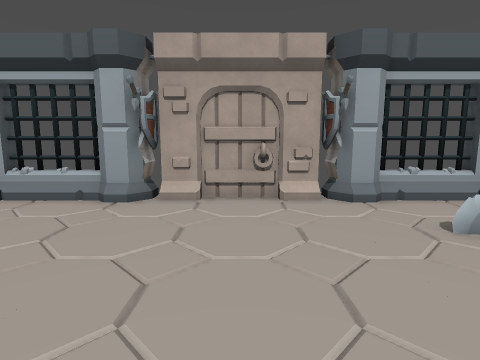
View 1 (above)

12 first-person views from a walk through a 3-D level made in the Godot game engine. The camera is 1.5 m above the floor, tilts 8° down and sees 80° across. The floor is counted in squares, 1 m on a side. Each view is taken from the middle of a square. On the plan, view 1 faces up. The plan holds only what a view shows up to about 14 squares ahead; the rest is blank. The place goes on beyond the plan.

View 2
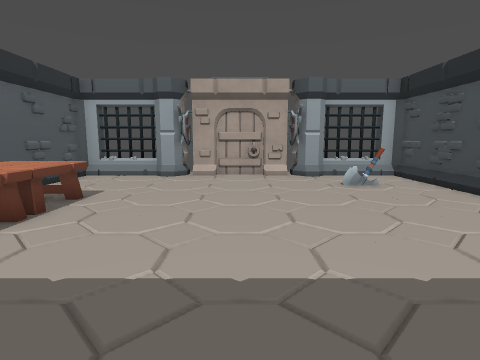

View 3
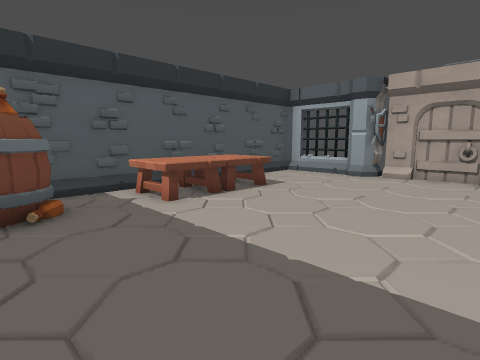

View 4
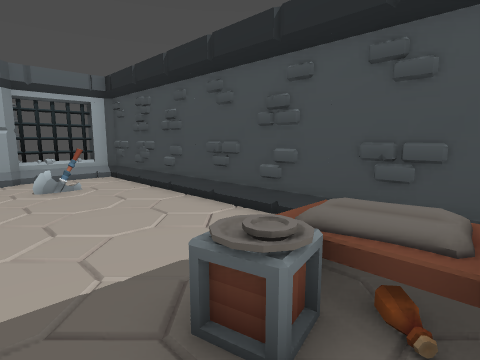

View 5
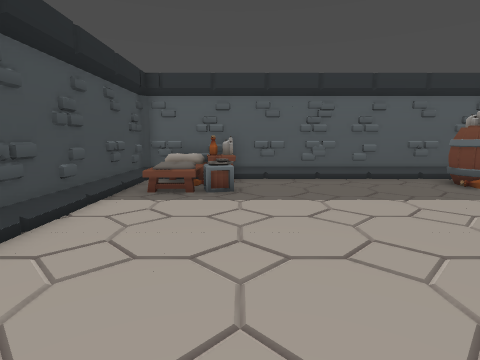

View 6
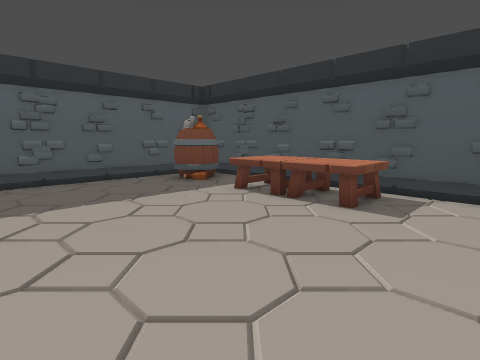

View 7
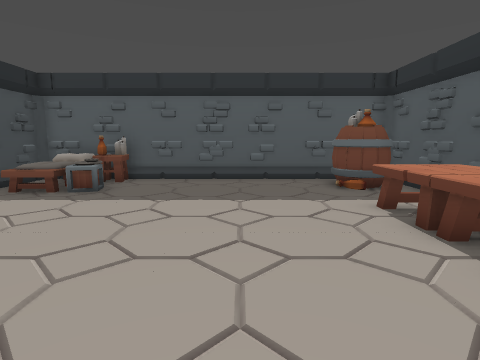

View 8
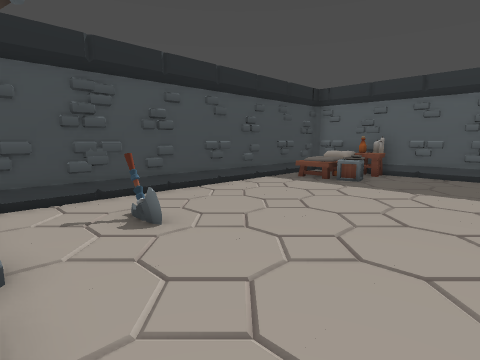

View 9
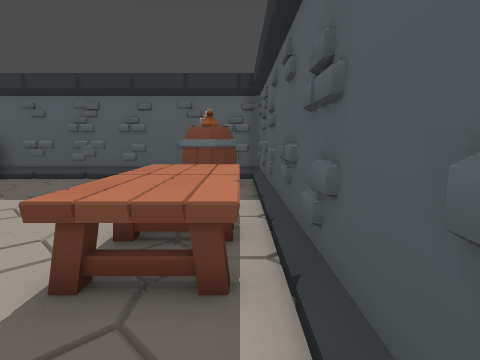

View 10
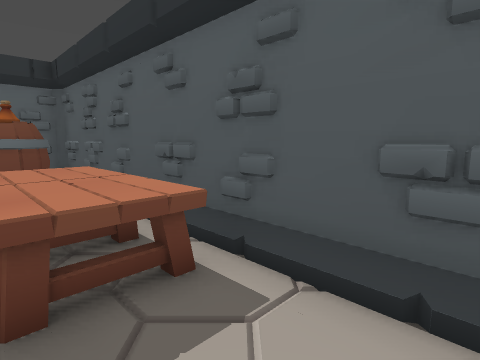

View 11
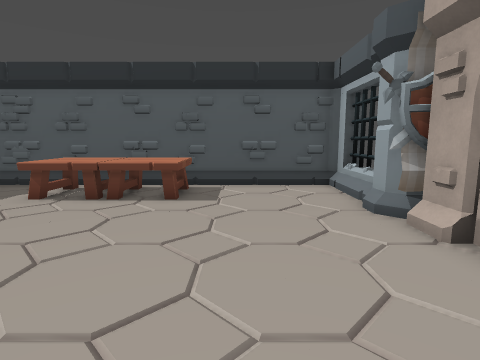

View 12
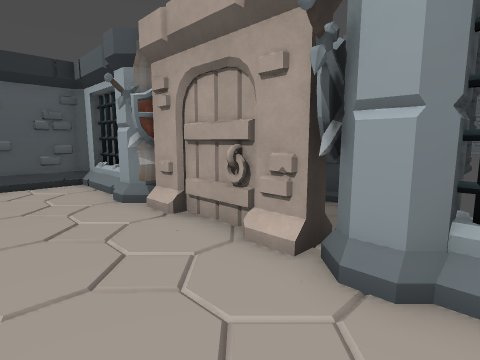

### Floor plan
Points are (right, up) in squares from view 1. A wall is a line through its corners. A room is listed if a view was taken in it or the views show most of it. See-through windows are left out.
Room 1 (views 1, 2, 3, 4, 5, 6, 7, 8, 9, 10, 11, 12)
walls: (1.4, 7.4) (-1.3, 7.4); (-3.6, 7.4) (-6.3, 7.4) (-6.8, 7) (-6.8, -6) (-6.5, -6.2) (6.7, -6.2) (6.7, 7); (6, 7.1) (6, 7.8); (-6, 7.9) (-6, 7.3); (6.6, 7.4) (3.5, 7.4)
low walls: (2, -6) (3.1, -6); (-6.5, 5) (-6.5, 1.2); (-5.1, -6) (-4.1, -6)
objects: barrel (-6, -5) to (-4, -4); table (-6, -1) to (-4, 0); table (-6, 1) to (-4, 2); pillar (-2, 7) to (-2, 8); pillar (2, 7) to (2, 8); bed (3, -5) to (5, -3); lever (4, 5)

Where each view was taken, in squares from view 1:
view 1: 0 up, 0 right, facing up
view 2: 5 down, 0 right, facing up
view 3: 5 down, 2 right, facing up-left
view 4: 5 down, 2 right, facing up-right
view 5: 5 up, 3 right, facing down
view 6: 5 up, 2 right, facing down-left
view 7: 5 up, 1 left, facing down
view 8: 7 up, 1 left, facing down-right
view 9: 5 up, 6 left, facing down
view 10: 5 up, 4 left, facing down-left
view 11: 4 up, 3 right, facing left
view 12: 4 up, 4 right, facing up-left
